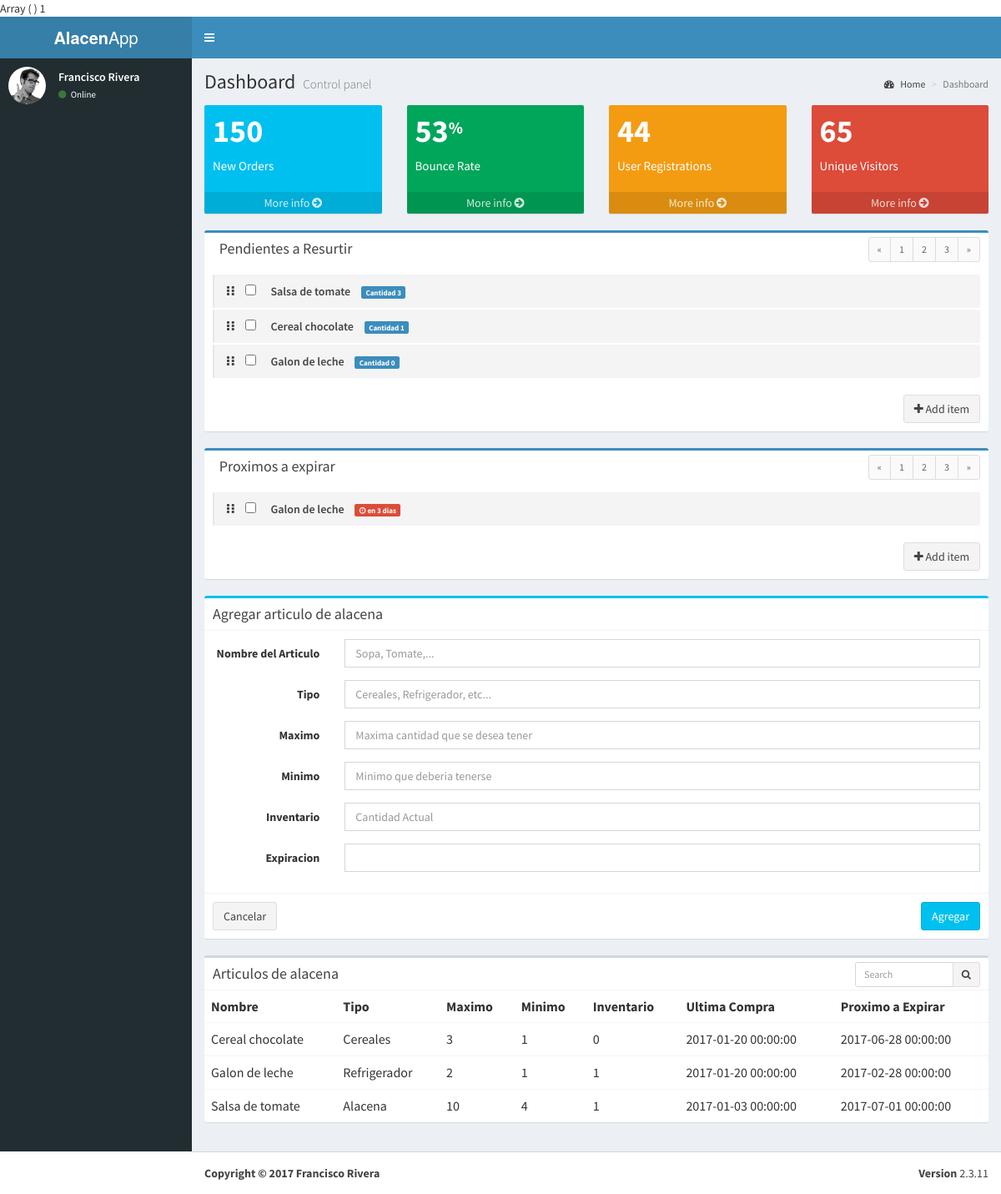
Page /dashboard.php on the committed database.
### tables this page shows
CREATE TABLE `articulos` (
  `idarticulos` int(11) NOT NULL AUTO_INCREMENT,
  `NombreArticulo` varchar(45) DEFAULT NULL,
  `Tipo` varchar(45) DEFAULT NULL,
  `InventarioMaximo` int(11) DEFAULT NULL,
  `InventarioMinimo` int(11) DEFAULT NULL,
  `inventario` int(11) DEFAULT NULL,
  `ultimaCompra` datetime DEFAULT NULL,
  `siguienteExpirar` datetime DEFAULT NULL,
  PRIMARY KEY (`idarticulos`)
);

### dashboard.php (the view, shortened to what this page needs)
<?php
include("conn.php");
  ?>
  <!DOCTYPE html>
<html>
<head>
  <link rel="stylesheet" href="bootstrap/css/bootstrap.min.css">
  <link rel="stylesheet" href="https://cdnjs.cloudflare.com/ajax/libs/font-awesome/4.5.0/css/font-awesome.min.css">
  <link rel="stylesheet" href="https://cdnjs.cloudflare.com/ajax/libs/ionicons/2.0.1/css/ionicons.min.css">
  <link rel="stylesheet" href="dist/css/AdminLTE.min.css">
  <link rel="stylesheet" href="dist/css/skins/_all-skins.min.css">
  <link rel="stylesheet" href="plugins/iCheck/flat/blue.css">
  <link rel="stylesheet" href="plugins/morris/morris.css">
  <link rel="stylesheet" href="plugins/jvectormap/jquery-jvectormap-1.2.2.css">
  <link rel="stylesheet" href="plugins/datepicker/datepicker3.css">
  <link rel="stylesheet" href="plugins/daterangepicker/daterangepicker.css">
  <link rel="stylesheet" href="plugins/bootstrap-wysihtml5/bootstrap3-wysihtml5.min.css">
</head>
<body class="hold-transition skin-blue sidebar-mini">
<div class="wrapper">
  <header class="main-header">
    <a href="index2.html" class="logo">
      <span class="logo-lg"><b>Alacen</b>App</span>
    </a>
    <nav class="navbar navbar-static-top">
      <a href="#" class="sidebar-toggle" data-toggle="offcanvas" role="button">
      </a>
    </nav>
  </header>
  <aside class="main-sidebar">
    <section class="sidebar">
      <div class="user-panel">
        <div class="pull-left image">
          <img src="dist/img/user2-160x160.jpg" class="img-circle" alt="User Image">
        </div>
        <div class="pull-left info">
          <p>Francisco Rivera</p>
          <a href="#"><i class="fa fa-circle text-success"></i> Online</a>
        </div>
      </div>
  </aside>
  <div class="content-wrapper">
    <section class="content-header">
      <h1>
        Dashboard
        <small>Control panel</small>
      </h1>
      <ol class="breadcrumb">
        <li><a href="#"><i class="fa fa-dashboard"></i> Home</a></li>
        <li class="active">Dashboard</li>
      </ol>
    </section>
    <section class="content">
      <div class="row">
        <div class="col-lg-3 col-xs-6">
          <div class="small-box bg-aqua">
            <div class="inner">
              <h3>150</h3>
              <p>New Orders</p>
            </div>
            <a href="#" class="small-box-footer">More info <i class="fa fa-arrow-circle-right"></i></a>
          </div>
        </div>
        <div class="col-lg-3 col-xs-6">
          <div class="small-box bg-green">
            <div class="inner">
              <h3>53<sup style="font-size: 20px">%</sup></h3>
              <p>Bounce Rate</p>
            </div>
            <a href="#" class="small-box-footer">More info <i class="fa fa-arrow-circle-right"></i></a>
          </div>
        </div>
        <div class="col-lg-3 col-xs-6">
          <div class="small-box bg-yellow">
            <div class="inner">
              <h3>44</h3>
              <p>User Registrations</p>
            </div>
            <a href="#" class="small-box-footer">More info <i class="fa fa-arrow-circle-right"></i></a>
          </div>
        </div>
        <div class="col-lg-3 col-xs-6">
          <div class="small-box bg-red">
            <div class="inner">
              <h3>65</h3>
              <p>Unique Visitors</p>
            </div>
            <a href="#" class="small-box-footer">More info <i class="fa fa-arrow-circle-right"></i></a>
          </div>
        </div>
      </div>
          <div class="box box-primary">
            <div class="box-header">
              <h3 class="box-title">Pendientes a Resurtir</h3>
              <div class="box-tools pull-right">
                <ul class="pagination pagination-sm inline">
                  <li><a href="#">&laquo;</a></li>
                  <li><a href="#">1</a></li>
                  <li><a href="#">2</a></li>
                  <li><a href="#">3</a></li>
                  <li><a href="#">&raquo;</a></li>
                </ul>
              </div>
            </div>
            <div class="box-body">
              <ul class="todo-list">
              <?php include("getToBuy.php");?>
              </ul>
            </div>
            <div class="box-footer clearfix no-border">
              <button type="button" class="btn btn-default pull-right"><i class="fa fa-plus"></i> Add item</button>
            </div>
          </div>
          <div class="box box-primary">
            <div class="box-header">
              <h3 class="box-title">Proximos a expirar</h3>
              <div class="box-tools pull-right">
                <ul class="pagination pagination-sm inline">
                  <li><a href="#">&laquo;</a></li>
                  <li><a href="#">1</a></li>
                  <li><a href="#">2</a></li>
                  <li><a href="#">3</a></li>
                  <li><a href="#">&raquo;</a></li>
                </ul>
              </div>
            </div>
            <div class="box-body">
              <ul class="todo-list">
              <?php include("getToExpire.php");?>
              </ul>
            </div>
            <div class="box-footer clearfix no-border">
              <button type="button" class="btn btn-default pull-right"><i class="fa fa-plus"></i> Add item</button>
            </div>
          </div>
          <div class="box box-info">
            <div class="box-header with-border">
              <h3 class="box-title">Agregar articulo de alacena</h3>
            </div>
            <form class="form-horizontal" action='./dashboard.php' method="post" >
              <div class="box-body">
                <div class="form-group">
                  <label for="inputEmail3" class="col-sm-2 control-label">Nombre del Articulo</label>
                  <div class="col-sm-10">
                    <input type="text" name='NombreArticulo' class="form-control" id="inputEmail3" placeholder="Sopa, Tomate,...">
                  </div>
                </div>
                <div class="form-group">
                  <label for="inputPassword3" class="col-sm-2 control-label">Tipo</label>
                  <div class="col-sm-10">
                    <input type="text" class="form-control" name='Tipo' placeholder="Cereales, Refrigerador, etc...">
                  </div>
                </div>
       <div class="form-group">
                  <label for="inputPassword3" class="col-sm-2 control-label">Maximo</label>
                  <div class="col-sm-10">
                    <input type="text" class="form-control" name='InventarioMaximo' placeholder="Maxima cantidad que se desea tener">
                  </div>
                </div>
       <div class="form-group">
                  <label for="inputPassword3" class="col-sm-2 control-label">Minimo</label>
                  <div class="col-sm-10">
                    <input type="text" class="form-control" name='InventarioMinimo' placeholder="Minimo que deberia tenerse">
                  </div>
                </div>
                       <div class="form-group">
                  <label for="inputPassword3" class="col-sm-2 control-label">Inventario</label>
                  <div class="col-sm-10">
                    <input type="text" class="form-control" name='inventario' placeholder="Cantidad Actual">
                  </div>
                </div>
                <div class="form-group">
                  <label for="inputPassword3" class="col-sm-2 control-label">Expiracion</label>
                  <div class="col-sm-10">
                    <input type="text" name='siguienteExpirar' class="form-control pull-right" id="datepicker">
                  </div>
                </div>
              </div>
              <div class="box-footer">
                <button type="submit" class="btn btn-default">Cancelar</button>
                <button type="submit" class="btn btn-info pull-right">Agregar</button>
              </div>
            </form>
          </div>
           <div class="row">
        <div class="col-xs-12">
          <div class="box">
            <div class="box-header">
              <h3 class="box-title">Articulos de alacena</h3>
              <div class="box-tools">
                <div class="input-group input-group-sm" style="width: 150px;">
                  <input type="text" name="table_search" class="form-control pull-right" placeholder="Search">
                  <div class="input-group-btn">
                    <button type="submit" class="btn btn-default"><i class="fa fa-search"></i></button>
                  </div>
                </div>
              </div>
            </div>
            <div class="box-body table-responsive no-padding">
              <table class="table table-hover">
                <tr>
                  <th>Nombre</th>
                  <th>Tipo</th>
                  <th>Maximo</th>
                  <th>Minimo</th>
                  <th>Inventario</th>
                  <th>Ultima Compra</th>
                  <th>Proximo a Expirar</th>
                </tr>
<?php
              $sql = "select * from articulos;";
    $row = mysql_query($sql,$conexion);
 while($rs = mysql_fetch_array($row)){
        ?>
                <tr>
                  <td><?php echo $rs["NombreArticulo"] ?></td>
                  <td><?php echo $rs["Tipo"] ?></td>
                  <td><?php echo $rs["InventarioMaximo"] ?></td>
                  <td><?php echo $rs["InventarioMinimo"] ?></td>
                  <td><?php echo $rs["inventario"] ?></td>
                  <td><?php echo $rs["ultimaCompra"] ?></td>
                  <td><?php echo $rs["siguienteExpirar"] ?></td>
                </tr>
        <?php }?>
              </table>
            </div>
          </div>
        </div>
      </div>
      </div>
  </div>
  <footer class="main-footer">
    <div class="pull-right hidden-xs">
      <b>Version</b> 2.3.11
    </div>
    <strong>Copyright &copy; 2017 Francisco Rivera
  </footer>
</body>
</html>

### getToBuy.php (shortened to what this page needs)
<?php
include("conn.php");
    $sql = "select NombreArticulo, (inventarioMinimo - inventario) as AComprar from articulos order by ultimaCompra;";
    $row = mysql_query($sql,$conexion);
		while($rs = mysql_fetch_array($row)){
				?>
                <li>
                      <span class="handle">
                        <i class="fa fa-ellipsis-v"></i>
                        <i class="fa fa-ellipsis-v"></i>
                      </span>
                  <input type="checkbox" value="">
                  <span class="text"><?php echo $rs["NombreArticulo"] ?></span>
                  <small class="label label-primary"> Cantidad <?php echo $rs["AComprar"] ?></small>
                </li>
				<?php
		}
?>

### getToExpire.php (shortened to what this page needs)
<?php
include("conn.php");
    $sql = "select NombreArticulo, DATEDIFF( siguienteExpirar,CURDATE()) AS diasExpiracion from articulos where DATEDIFF( siguienteExpirar,CURDATE()) <5 order by siguienteExpirar;";
    $row = mysql_query($sql,$conexion);
		while($rs = mysql_fetch_array($row)){
				?>
                <li>
                      <span class="handle">
                        <i class="fa fa-ellipsis-v"></i>
                        <i class="fa fa-ellipsis-v"></i>
                      </span>
                  <input type="checkbox" value="">
                  <span class="text"><?php echo $rs["NombreArticulo"] ?></span>
                  <small class="label label-danger"><i class="fa fa-clock-o"></i> en <?php echo $rs["diasExpiracion"] ?> dias</small>
                </li>
				<?php
		}
?>

### rows in the picture
articulos: NombreArticulo "Salsa de tomate", AComprar "3", Tipo "Alacena", InventarioMaximo "10", InventarioMinimo "4", inventario "1", ultimaCompra "2017-01-03 00:00:00", siguienteExpirar "2017-07-01 00:00:00"
articulos: NombreArticulo "Cereal chocolate", AComprar "1", Tipo "Cereales", InventarioMaximo "3", InventarioMinimo "1", inventario "0", ultimaCompra "2017-01-20 00:00:00", siguienteExpirar "2017-06-28 00:00:00"
articulos: NombreArticulo "Galon de leche", AComprar "0", diasExpiracion "3", Tipo "Refrigerador", InventarioMaximo "2", InventarioMinimo "1", inventario "1", ultimaCompra "2017-01-20 00:00:00", siguienteExpirar "2017-02-28 00:00:00"
